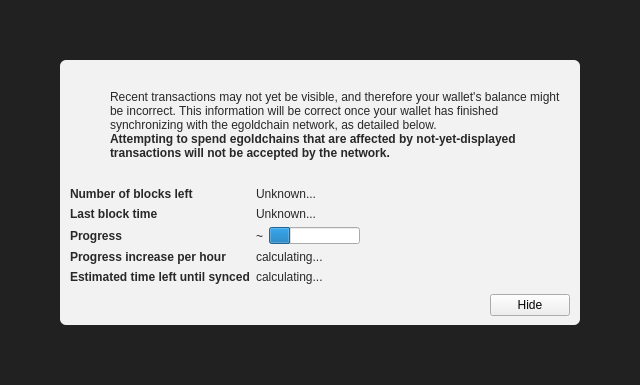
<?xml version="1.0" encoding="UTF-8"?>
<ui version="4.0">
 <class>ModalOverlay</class>
 <widget class="ModalOverlay" name="ModalOverlay">
  <property name="geometry">
   <rect>
    <x>0</x>
    <y>0</y>
    <width>640</width>
    <height>385</height>
   </rect>
  </property>
  <property name="windowTitle">
   <string>Form</string>
  </property>
  <layout class="QVBoxLayout" name="verticalLayout" stretch="0">
   <property name="sizeConstraint">
    <enum>QLayout::SetDefaultConstraint</enum>
   </property>
   <property name="leftMargin">
    <number>0</number>
   </property>
   <property name="topMargin">
    <number>0</number>
   </property>
   <property name="rightMargin">
    <number>0</number>
   </property>
   <property name="bottomMargin">
    <number>0</number>
   </property>
   <item>
    <widget class="QWidget" name="bgWidget" native="true">
     <property name="styleSheet">
      <string notr="true">#bgWidget { background: rgba(0,0,0,220); }</string>
     </property>
     <layout class="QVBoxLayout" name="verticalLayoutMain" stretch="1">
      <property name="leftMargin">
       <number>60</number>
      </property>
      <property name="topMargin">
       <number>60</number>
      </property>
      <property name="rightMargin">
       <number>60</number>
      </property>
      <property name="bottomMargin">
       <number>60</number>
      </property>
      <item>
       <widget class="QWidget" name="contentWidget" native="true">
        <property name="styleSheet">
         <string notr="true">#contentWidget { background: rgba(255,255,255,240); border-radius: 6px; }

QLabel { color: rgb(40,40,40);  }</string>
        </property>
        <layout class="QVBoxLayout" name="verticalLayoutSub" stretch="1,0,0,0">
         <property name="spacing">
          <number>0</number>
         </property>
         <property name="leftMargin">
          <number>10</number>
         </property>
         <property name="topMargin">
          <number>10</number>
         </property>
         <property name="rightMargin">
          <number>10</number>
         </property>
         <property name="bottomMargin">
          <number>10</number>
         </property>
         <item>
          <layout class="QHBoxLayout" name="horizontalLayoutIconText" stretch="0,1">
           <property name="topMargin">
            <number>20</number>
           </property>
           <item>
            <layout class="QVBoxLayout" name="verticalLayoutIcon">
             <property name="leftMargin">
              <number>0</number>
             </property>
             <item>
              <widget class="QPushButton" name="warningIcon">
               <property name="enabled">
                <bool>false</bool>
               </property>
               <property name="text">
                <string/>
               </property>
               <property name="icon">
                <iconset>
                 <normaloff>:/icons/warning</normaloff>
                 <disabledoff>:/icons/warning</disabledoff>:/icons/warning</iconset>
               </property>
               <property name="iconSize">
                <size>
                 <width>48</width>
                 <height>48</height>
                </size>
               </property>
               <property name="flat">
                <bool>true</bool>
               </property>
              </widget>
             </item>
             <item>
              <spacer name="verticalSpacerWarningIcon">
               <property name="orientation">
                <enum>Qt::Vertical</enum>
               </property>
               <property name="sizeHint" stdset="0">
                <size>
                 <width>20</width>
                 <height>40</height>
                </size>
               </property>
              </spacer>
             </item>
            </layout>
           </item>
           <item>
            <layout class="QVBoxLayout" name="verticalLayoutInfoText">
             <property name="leftMargin">
              <number>0</number>
             </property>
             <property name="topMargin">
              <number>0</number>
             </property>
             <item>
              <widget class="QLabel" name="infoText">
               <property name="text">
                <string>Recent transactions may not yet be visible, and therefore your wallet's balance might be incorrect. This information will be correct once your wallet has finished synchronizing with the egoldchain network, as detailed below.</string>
               </property>
               <property name="textFormat">
                <enum>Qt::RichText</enum>
               </property>
               <property name="wordWrap">
                <bool>true</bool>
               </property>
              </widget>
             </item>
             <item>
              <widget class="QLabel" name="infoTextStrong">
               <property name="font">
                <font>
                 <weight>75</weight>
                 <bold>true</bold>
                </font>
               </property>
               <property name="text">
                <string>Attempting to spend egoldchains that are affected by not-yet-displayed transactions will not be accepted by the network.</string>
               </property>
               <property name="textFormat">
                <enum>Qt::RichText</enum>
               </property>
               <property name="wordWrap">
                <bool>true</bool>
               </property>
              </widget>
             </item>
             <item>
              <spacer name="verticalSpacerInTextSpace">
               <property name="orientation">
                <enum>Qt::Vertical</enum>
               </property>
               <property name="sizeHint" stdset="0">
                <size>
                 <width>20</width>
                 <height>40</height>
                </size>
               </property>
              </spacer>
             </item>
            </layout>
           </item>
          </layout>
         </item>
         <item>
          <spacer name="verticalSpacerAfterText">
           <property name="orientation">
            <enum>Qt::Vertical</enum>
           </property>
           <property name="sizeHint" stdset="0">
            <size>
             <width>20</width>
             <height>40</height>
            </size>
           </property>
          </spacer>
         </item>
         <item>
          <layout class="QFormLayout" name="formLayout">
           <property name="fieldGrowthPolicy">
            <enum>QFormLayout::FieldsStayAtSizeHint</enum>
           </property>
           <property name="horizontalSpacing">
            <number>6</number>
           </property>
           <property name="verticalSpacing">
            <number>6</number>
           </property>
           <property name="topMargin">
            <number>10</number>
           </property>
           <item row="0" column="0">
            <widget class="QLabel" name="labelNumberOfBlocksLeft">
             <property name="font">
              <font>
               <weight>75</weight>
               <bold>true</bold>
              </font>
             </property>
             <property name="text">
              <string>Number of blocks left</string>
             </property>
            </widget>
           </item>
           <item row="0" column="1">
            <widget class="QLabel" name="numberOfBlocksLeft">
             <property name="text">
              <string>Unknown...</string>
             </property>
            </widget>
           </item>
           <item row="1" column="0">
            <widget class="QLabel" name="labelLastBlockTime">
             <property name="font">
              <font>
               <weight>75</weight>
               <bold>true</bold>
              </font>
             </property>
             <property name="text">
              <string>Last block time</string>
             </property>
            </widget>
           </item>
           <item row="1" column="1">
            <widget class="QLabel" name="newestBlockDate">
             <property name="sizePolicy">
              <sizepolicy hsizetype="Maximum" vsizetype="Preferred">
               <horstretch>0</horstretch>
               <verstretch>0</verstretch>
              </sizepolicy>
             </property>
             <property name="text">
              <string>Unknown...</string>
             </property>
            </widget>
           </item>
           <item row="2" column="0">
            <widget class="QLabel" name="labelSyncDone">
             <property name="font">
              <font>
               <weight>75</weight>
               <bold>true</bold>
              </font>
             </property>
             <property name="text">
              <string>Progress</string>
             </property>
            </widget>
           </item>
           <item row="2" column="1">
            <layout class="QHBoxLayout" name="horizontalLayoutSync" stretch="0,1">
             <item>
              <widget class="QLabel" name="percentageProgress">
               <property name="text">
                <string notr="true">~</string>
               </property>
              </widget>
             </item>
             <item>
              <widget class="QProgressBar" name="progressBar">
               <property name="value">
                <number>24</number>
               </property>
               <property name="format">
                <string/>
               </property>
              </widget>
             </item>
            </layout>
           </item>
           <item row="4" column="0">
            <widget class="QLabel" name="labelProgressIncrease">
             <property name="font">
              <font>
               <weight>75</weight>
               <bold>true</bold>
              </font>
             </property>
             <property name="text">
              <string>Progress increase per hour</string>
             </property>
            </widget>
           </item>
           <item row="4" column="1">
            <widget class="QLabel" name="progressIncreasePerH">
             <property name="text">
              <string>calculating...</string>
             </property>
            </widget>
           </item>
           <item row="5" column="0">
            <widget class="QLabel" name="labelEstimatedTimeLeft">
             <property name="font">
              <font>
               <weight>75</weight>
               <bold>true</bold>
              </font>
             </property>
             <property name="text">
              <string>Estimated time left until synced</string>
             </property>
            </widget>
           </item>
           <item row="5" column="1">
            <widget class="QLabel" name="expectedTimeLeft">
             <property name="text">
              <string>calculating...</string>
             </property>
            </widget>
           </item>
          </layout>
         </item>
         <item>
          <layout class="QHBoxLayout" name="horizontalLayoutButtons">
           <property name="leftMargin">
            <number>10</number>
           </property>
           <property name="topMargin">
            <number>10</number>
           </property>
           <item>
            <spacer name="horizontalSpacer">
             <property name="orientation">
              <enum>Qt::Horizontal</enum>
             </property>
             <property name="sizeHint" stdset="0">
              <size>
               <width>40</width>
               <height>20</height>
              </size>
             </property>
            </spacer>
           </item>
           <item>
            <widget class="QPushButton" name="closeButton">
             <property name="text">
              <string>Hide</string>
             </property>
            </widget>
           </item>
          </layout>
         </item>
        </layout>
       </widget>
      </item>
     </layout>
    </widget>
   </item>
  </layout>
 </widget>
 <customwidgets>
  <customwidget>
   <class>ModalOverlay</class>
   <extends>QWidget</extends>
   <header>modaloverlay.h</header>
   <container>1</container>
  </customwidget>
 </customwidgets>
 <resources/>
 <connections/>
</ui>
